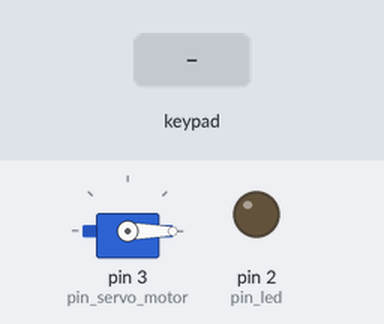
Simulated run of this sketch. Board: Arduino Uno, built with avr-gcc and run on an emulated ATmega328P. Parts: servo, output pins drawn as LEDs (lit = HIGH). Inputs (shaded band) come from the test bench. What the sketch prints to the serial monitor is not drawn.

Above: at 1.2 s.
1.3 s: keypad keys 4 4 4 4 pressed 0.4 s apart
At 3.2 s:
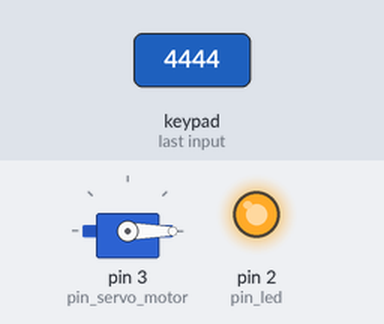
4.4 s: key 'A' pressed
7.4 s: key 'B' pressed
9.0 s: keypad keys 1 2 3 4 # pressed 0.4 s apart
12.5 s: key 'C' pressed
14.0 s: keypad keys 1 2 3 4 * pressed 0.4 s apart
Timing chart, 0 to 17.0 s (numbered marks = the images above; inputs shaded):
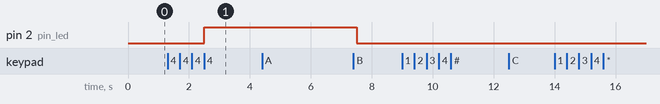

The sketch:

codigo_examen.ino
```cpp
// C++ code
//Librerias
#include <Servo.h>
#include <SoftwareSerial.h>
#include <Keypad.h>

//Declaración de Variables/Constantes
#define trig 0
#define echo 1
int cont = 0;
const byte rowsCount = 4;
const byte columnsCount = 4;
char keys [rowsCount][columnsCount] = {
  {'1','2','3','A'},
  {'4','5','6','B'},
  {'7','8','9','C'},
  {'*','0','#','D'}
};
int valor_opcion = 0;
//Pines
byte rowsPins[rowsCount] = {13,12,11,10};
byte columnsPins[columnsCount] = {9,8,7,6};
byte pin_servo_motor = 3;
byte pin_led = 2;

//Instancia Libreria Keypad
Keypad teclado = Keypad(makeKeymap(keys),rowsPins,columnsPins,rowsCount,columnsCount);
//Instancia Libreria Servo.h
Servo myservo;

//Control del tiempo
unsigned long tiempoInicio = 0;
unsigned long tiempoActual = millis();

//Control de Acceso
//Contraseñas permitidas
char pass[] = "1234";
char pass_2[] = "1112";
char pass_3[] = "4444";
char pass_4[] = "2346";
char leave_pass[]="7777";
char entry_pass[4];

//Control de Acceso 2
//Variables de acceso
bool acceso_1 = true;
bool acceso_2 = true;
bool acceso_3 = true;
bool acceso_4 = true;
bool tiquete_entrada = false;

void setup()
{
  Serial.begin(9600);
  myservo.attach(pin_servo_motor); //Mandar datos
  myservo.write(0);
  pinMode(pin_led, OUTPUT);
}

void loop()
{
  char dato = teclado.getKey();
  if (dato != NO_KEY)
  {
    entry_pass[cont]=dato;
    Serial.print(entry_pass[cont]);
    cont=cont+1;
    if(cont==4)
    {
      for ( int i = 0 ; i<4 ; i++) {
        if ( entry_pass[i]!=pass[i] || !acceso_1 ) { acceso_1 = false ; }
        if ( entry_pass[i]!=pass_2[i] || !acceso_2 ) { acceso_2 = false ; }
        if ( entry_pass[i]!=pass_3[i] || !acceso_3 ) { acceso_3 = false ; }
        if ( entry_pass[i]!=pass_4[i] || !acceso_4 ) { acceso_4 = false ; }
      }
      if (acceso_1){
          Serial.println("Contraseña 1 correcta");
          tiquete_entrada = true ;
      }else if (acceso_2){
          Serial.println("Contraseña 2 correcta");
          tiquete_entrada = true ;
      }else if (acceso_3){
          Serial.println("Contraseña 3 correcta");
          tiquete_entrada = true ;
      }else if (acceso_4){
          Serial.println("Contraseña 4 correcta");
          tiquete_entrada = true ;
      }

      if(acceso_1 == true && tiquete_entrada==true){
        Serial.println("Mueva servomotor");
        for(int grado=0;grado<=179;grado++){
    		myservo.write(grado);
    		Serial.println(grado);
    		if (tiempoActual - tiempoInicio >= 50){
      			tiempoInicio = millis();
      		}
  		}
  		for(int grado=179;grado>=0;grado--){
    		myservo.write(grado);
    		Serial.println(grado);
    		if (tiempoActual - tiempoInicio >= 50){
      			tiempoInicio = millis();
      		}
  		}
      }else if (acceso_2 == true && tiquete_entrada==true){
        Serial.println("Capturando valor sensor ultrasonico");
        //Generacion echo
  		digitalWrite(trig, HIGH);
  		if (tiempoActual - tiempoInicio >= 1){
      			tiempoInicio = millis();
      	}
  		digitalWrite(trig, LOW);

  		float duracion = pulseIn(echo, HIGH);
  		float distancia = duracion/ 58.2;
  		if (tiempoActual - tiempoInicio >= 50){
      			tiempoInicio = millis();
      	}
  		Serial.println("distancia (cm): ");
  		Serial.println(distancia);
      }else if(acceso_3 == true && tiquete_entrada==true){
        Serial.println("Prendiendo Led");
        digitalWrite(pin_led, HIGH);
        tiempoInicio = millis();
        tiempoActual = millis();
        while (tiempoActual - tiempoInicio <= 5000){
      			tiempoActual = millis();
          		digitalWrite(pin_led, HIGH);
      	}
        digitalWrite(pin_led, LOW);

      }else if(acceso_4 == true && tiquete_entrada==true){
      	Serial.println("Blue Lock te espera");
      }
    }
  }
}
```

Measured:
- after the input at 1.3 s, pin 2 (pin_led): LOW → HIGH after 1.2 s
- after the input at 4.4 s, every drawn part: stays the same
- after the input at 9.0 s, every drawn part: stays the same
- after the input at 12.5 s, every drawn part: stays the same
- after the input at 14.0 s, every drawn part: stays the same
